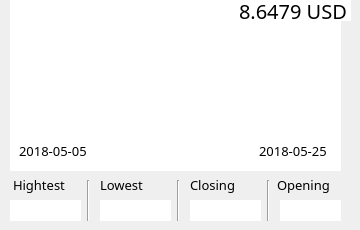
       <widget class="QWidget" name="tab_2">
        <attribute name="title">
         <string>Market</string>
        </attribute>
        <widget class="QGraphicsView" name="graphicsView_2">
         <property name="geometry">
          <rect>
           <x>10</x>
           <y>10</y>
           <width>331</width>
           <height>161</height>
          </rect>
         </property>
         <property name="frameShape">
          <enum>QFrame::NoFrame</enum>
         </property>
         <property name="frameShadow">
          <enum>QFrame::Plain</enum>
         </property>
         <property name="verticalScrollBarPolicy">
          <enum>Qt::ScrollBarAlwaysOff</enum>
         </property>
         <property name="horizontalScrollBarPolicy">
          <enum>Qt::ScrollBarAlwaysOff</enum>
         </property>
         <property name="sizeAdjustPolicy">
          <enum>QAbstractScrollArea::AdjustToContents</enum>
         </property>
        </widget>
        <widget class="QLabel" name="label_12">
         <property name="geometry">
          <rect>
           <x>13</x>
           <y>175</y>
           <width>71</width>
           <height>20</height>
          </rect>
         </property>
         <property name="font">
          <font>
           <family>微软雅黑</family>
           <pointsize>10</pointsize>
          </font>
         </property>
         <property name="text">
          <string>Hightest</string>
         </property>
        </widget>
        <widget class="Line" name="line_39">
         <property name="geometry">
          <rect>
           <x>170</x>
           <y>180</y>
           <width>16</width>
           <height>41</height>
          </rect>
         </property>
         <property name="orientation">
          <enum>Qt::Vertical</enum>
         </property>
        </widget>
        <widget class="Line" name="line_40">
         <property name="geometry">
          <rect>
           <x>80</x>
           <y>180</y>
           <width>16</width>
           <height>41</height>
          </rect>
         </property>
         <property name="orientation">
          <enum>Qt::Vertical</enum>
         </property>
        </widget>
        <widget class="Line" name="line_41">
         <property name="geometry">
          <rect>
           <x>260</x>
           <y>180</y>
           <width>16</width>
           <height>41</height>
          </rect>
         </property>
         <property name="orientation">
          <enum>Qt::Vertical</enum>
         </property>
        </widget>
        <widget class="QLabel" name="label_13">
         <property name="geometry">
          <rect>
           <x>100</x>
           <y>175</y>
           <width>61</width>
           <height>20</height>
          </rect>
         </property>
         <property name="font">
          <font>
           <family>微软雅黑</family>
           <pointsize>10</pointsize>
          </font>
         </property>
         <property name="text">
          <string>Lowest</string>
         </property>
        </widget>
        <widget class="QLabel" name="label_14">
         <property name="geometry">
          <rect>
           <x>190</x>
           <y>175</y>
           <width>61</width>
           <height>20</height>
          </rect>
         </property>
         <property name="font">
          <font>
           <family>微软雅黑</family>
           <pointsize>10</pointsize>
          </font>
         </property>
         <property name="text">
          <string>Closing</string>
         </property>
        </widget>
        <widget class="QLabel" name="label_29">
         <property name="geometry">
          <rect>
           <x>277</x>
           <y>175</y>
           <width>71</width>
           <height>20</height>
          </rect>
         </property>
         <property name="font">
          <font>
           <family>微软雅黑</family>
           <pointsize>10</pointsize>
          </font>
         </property>
         <property name="text">
          <string>Opening</string>
         </property>
        </widget>
        <widget class="QLineEdit" name="lineEdit_27">
         <property name="geometry">
          <rect>
           <x>10</x>
           <y>200</y>
           <width>71</width>
           <height>21</height>
          </rect>
         </property>
         <property name="font">
          <font>
           <family>微软雅黑</family>
           <pointsize>10</pointsize>
          </font>
         </property>
         <property name="toolTip">
          <string/>
         </property>
         <property name="statusTip">
          <string/>
         </property>
         <property name="whatsThis">
          <string/>
         </property>
         <property name="accessibleName">
          <string/>
         </property>
         <property name="accessibleDescription">
          <string/>
         </property>
         <property name="styleSheet">
          <string notr="true">
QLineEdit[echoMode=&quot;2&quot;] {
    lineedit-password-character:42;
}
</string>
         </property>
         <property name="frame">
          <bool>false</bool>
         </property>
         <property name="echoMode">
          <enum>QLineEdit::Normal</enum>
         </property>
        </widget>
        <widget class="QLineEdit" name="lineEdit_28">
         <property name="geometry">
          <rect>
           <x>100</x>
           <y>200</y>
           <width>71</width>
           <height>21</height>
          </rect>
         </property>
         <property name="font">
          <font>
           <family>微软雅黑</family>
           <pointsize>10</pointsize>
          </font>
         </property>
         <property name="toolTip">
          <string/>
         </property>
         <property name="statusTip">
          <string/>
         </property>
         <property name="whatsThis">
          <string/>
         </property>
         <property name="accessibleName">
          <string/>
         </property>
         <property name="accessibleDescription">
          <string/>
         </property>
         <property name="styleSheet">
          <string notr="true">
QLineEdit[echoMode=&quot;2&quot;] {
    lineedit-password-character:42;
}
</string>
         </property>
         <property name="frame">
          <bool>false</bool>
         </property>
         <property name="echoMode">
          <enum>QLineEdit::Normal</enum>
         </property>
        </widget>
        <widget class="QLineEdit" name="lineEdit_29">
         <property name="geometry">
          <rect>
           <x>190</x>
           <y>200</y>
           <width>71</width>
           <height>21</height>
          </rect>
         </property>
         <property name="font">
          <font>
           <family>微软雅黑</family>
           <pointsize>10</pointsize>
          </font>
         </property>
         <property name="toolTip">
          <string/>
         </property>
         <property name="statusTip">
          <string/>
         </property>
         <property name="whatsThis">
          <string/>
         </property>
         <property name="accessibleName">
          <string/>
         </property>
         <property name="accessibleDescription">
          <string/>
         </property>
         <property name="styleSheet">
          <string notr="true">
QLineEdit[echoMode=&quot;2&quot;] {
    lineedit-password-character:42;
}
</string>
         </property>
         <property name="frame">
          <bool>false</bool>
         </property>
         <property name="echoMode">
          <enum>QLineEdit::Normal</enum>
         </property>
        </widget>
        <widget class="QLineEdit" name="lineEdit_30">
         <property name="geometry">
          <rect>
           <x>280</x>
           <y>200</y>
           <width>61</width>
           <height>21</height>
          </rect>
         </property>
         <property name="font">
          <font>
           <family>微软雅黑</family>
           <pointsize>10</pointsize>
          </font>
         </property>
         <property name="toolTip">
          <string/>
         </property>
         <property name="statusTip">
          <string/>
         </property>
         <property name="whatsThis">
          <string/>
         </property>
         <property name="accessibleName">
          <string/>
         </property>
         <property name="accessibleDescription">
          <string/>
         </property>
         <property name="styleSheet">
          <string notr="true">
QLineEdit[echoMode=&quot;2&quot;] {
    lineedit-password-character:42;
}
</string>
         </property>
         <property name="frame">
          <bool>false</bool>
         </property>
         <property name="echoMode">
          <enum>QLineEdit::Normal</enum>
         </property>
        </widget>
        <widget class="QLineEdit" name="lineEdit_38">
         <property name="geometry">
          <rect>
           <x>10</x>
           <y>140</y>
           <width>81</width>
           <height>21</height>
          </rect>
         </property>
         <property name="font">
          <font>
           <family>微软雅黑</family>
           <pointsize>10</pointsize>
          </font>
         </property>
         <property name="toolTip">
          <string/>
         </property>
         <property name="statusTip">
          <string/>
         </property>
         <property name="whatsThis">
          <string/>
         </property>
         <property name="accessibleName">
          <string/>
         </property>
         <property name="accessibleDescription">
          <string/>
         </property>
         <property name="styleSheet">
          <string notr="true">background-color: rgb(255, 255, 255);
QLineEdit[echoMode=&quot;2&quot;] {
    lineedit-password-character:42;
}
</string>
         </property>
         <property name="text">
          <string>2018-05-05</string>
         </property>
         <property name="frame">
          <bool>false</bool>
         </property>
         <property name="echoMode">
          <enum>QLineEdit::Normal</enum>
         </property>
         <property name="alignment">
          <set>Qt::AlignRight|Qt::AlignTrailing|Qt::AlignVCenter</set>
         </property>
         <property name="placeholderText">
          <string/>
         </property>
        </widget>
        <widget class="QLineEdit" name="lineEdit_39">
         <property name="geometry">
          <rect>
           <x>10</x>
           <y>0</y>
           <width>341</width>
           <height>21</height>
          </rect>
         </property>
         <property name="font">
          <font>
           <family>微软雅黑</family>
           <pointsize>15</pointsize>
          </font>
         </property>
         <property name="toolTip">
          <string/>
         </property>
         <property name="statusTip">
          <string/>
         </property>
         <property name="whatsThis">
          <string/>
         </property>
         <property name="accessibleName">
          <string/>
         </property>
         <property name="accessibleDescription">
          <string/>
         </property>
         <property name="styleSheet">
          <string notr="true">
QLineEdit[echoMode=&quot;2&quot;] {
    lineedit-password-character:42;
}
</string>
         </property>
         <property name="text">
          <string>8.6479 USD</string>
         </property>
         <property name="frame">
          <bool>false</bool>
         </property>
         <property name="echoMode">
          <enum>QLineEdit::Normal</enum>
         </property>
         <property name="alignment">
          <set>Qt::AlignRight|Qt::AlignTrailing|Qt::AlignVCenter</set>
         </property>
         <property name="placeholderText">
          <string/>
         </property>
        </widget>
        <widget class="QLineEdit" name="lineEdit_40">
         <property name="geometry">
          <rect>
           <x>250</x>
           <y>140</y>
           <width>81</width>
           <height>21</height>
          </rect>
         </property>
         <property name="font">
          <font>
           <family>微软雅黑</family>
           <pointsize>10</pointsize>
          </font>
         </property>
         <property name="toolTip">
          <string/>
         </property>
         <property name="statusTip">
          <string/>
         </property>
         <property name="whatsThis">
          <string/>
         </property>
         <property name="accessibleName">
          <string/>
         </property>
         <property name="accessibleDescription">
          <string/>
         </property>
         <property name="styleSheet">
          <string notr="true">background-color: rgb(255, 255, 255);
QLineEdit[echoMode=&quot;2&quot;] {
    lineedit-password-character:42;
}
</string>
         </property>
         <property name="text">
          <string>2018-05-25</string>
         </property>
         <property name="frame">
          <bool>false</bool>
         </property>
         <property name="echoMode">
          <enum>QLineEdit::Normal</enum>
         </property>
         <property name="alignment">
          <set>Qt::AlignRight|Qt::AlignTrailing|Qt::AlignVCenter</set>
         </property>
         <property name="placeholderText">
          <string/>
         </property>
        </widget>
       </widget>
